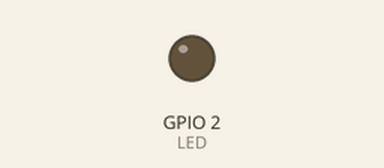
Recording of a program running on a simulated ESP8266 (NodeMCU). Parts: output pins drawn as LEDs (lit = HIGH). WiFi joins after 1.5 s; servers stay silent unless stated.

Above: at 13.36 s.
At 19.2 s:
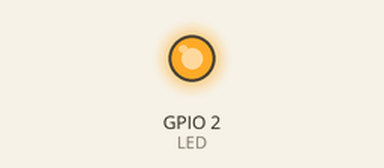
Timing chart, 0 to 21.9 s (numbered marks = the images above):
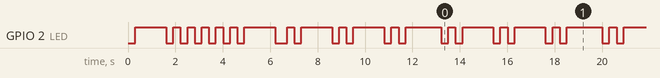

Measured:
- by itself, GPIO 2 (LED): HIGH → LOW at 1.6 s, → HIGH 0.30 s later, → LOW 0.30 s later, → HIGH 0.30 s later, … (232 changes in this stretch)
- by itself, everything shown: repeats every 6.8 s, in 12 steps

The program:

main.cpp
```cpp
#include <Arduino.h>
#include <ESP8266WiFi.h>
#include <ESP8266WebServer.h>
#include <ESP8266mDNS.h>

#define LED 2

// DSMR 5.0
#define BUF_SIZE 1024 * 8

const char *DELIMITERS = "()*:";
const char *DATA_ID = "1-0";
char buffer[BUF_SIZE];

// WiFi credentials
const char *ssid = "";
const char *password = "";
bool isConnecting = false;

WiFiClient client;
bool isConnectingToTCP = false;

void flashLightIndicator(uint16 count)
{
    for (uint16 i = 0; i < count; i++)
    {
        digitalWrite(LED, LOW);
        delay(300);
        digitalWrite(LED, HIGH);
        delay(300);
    }

    delay(1000);
}

void connectToWiFi()
{
    isConnecting = true; // Set the state to connecting

    WiFi.persistent(false);
    WiFi.begin(ssid, password); // Connect to the network
    flashLightIndicator(1);

    while (WiFi.status() != WL_CONNECTED)
    { // Wait for the Wi-Fi to connect
        delay(1000);
    }

    flashLightIndicator(6);
    isConnecting = false;

    digitalWrite(LED, LOW);
}

void connectToTcpServer()
{
    if (client.connect("192.168.1.50", 6969))
    {
        flashLightIndicator(2);
        flashLightIndicator(2);
        flashLightIndicator(2);
    }
    else
    {
        flashLightIndicator(5);
    }
}

void setup()
{
    pinMode(LED, OUTPUT);

    Serial.setRxBufferSize(BUF_SIZE);
    Serial.begin(115200); // Begin serial for reading from p1 meter

    delay(10);

    connectToWiFi();

    // Connect to tcp server running on 192.168.1.141:6969
    connectToTcpServer();
}

void loop()
{
    // Verify that we are still connected
    if (WiFi.status() != WL_CONNECTED && !isConnecting)
    { // Check if the ESP is still connected to the WiFi and not currently trying to connect
        digitalWrite(LED, HIGH);
        connectToWiFi(); // Reconnect to WiFi network
        memset(buffer, 0, sizeof(buffer));
        return;
    }

    if (!client.connected() && !isConnectingToTCP)
    {
        digitalWrite(LED, HIGH);
        connectToTcpServer();
        memset(buffer, 0, sizeof(buffer));
        return;
    }

    // Read data from p1 meter
    if (Serial.available())
    {
        int len = Serial.readBytes(buffer, BUF_SIZE);

        if (len > 0)
        {
            client.write(buffer);
            client.flush();
        }

        memset(buffer, 0, sizeof(buffer));
    }
}
```
